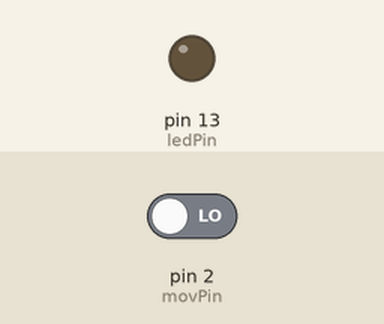
This sketch was run on a simulated Arduino Uno, built with avr-gcc and run on an emulated ATmega328P. Parts: output pins drawn as LEDs (lit = HIGH). The test bench sets the inputs (shaded band); at power-on: pin 2 (movPin) LOW.

Above: at 1.2 s.
1.3 s: pin 2 (movPin) driven HIGH
At 1.8 s:
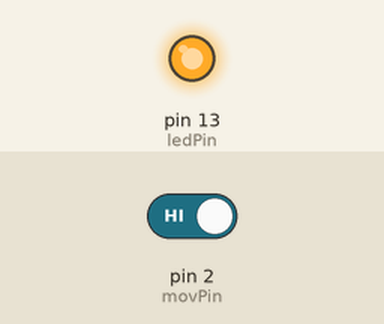
4.3 s: pin 2 (movPin) driven LOW
At 5.4 s:
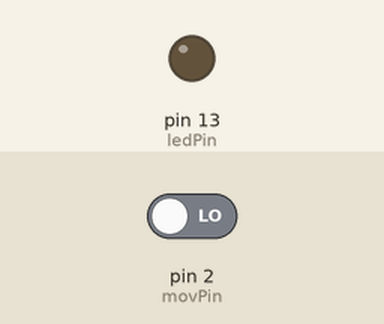
Timing chart, 0 to 7.3 s (numbered marks = the images above; inputs shaded):
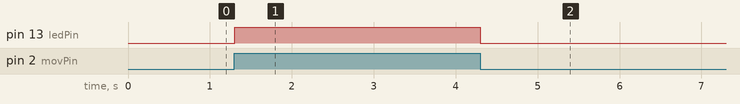

The sketch:

IR_sensor_HC-SR501.ino
```cpp
const int movPin = 2;
const int ledPin = 13;

void setup() {
    Serial.begin(9600);
    pinMode(movPin, INPUT);
    pinMode(ledPin, OUTPUT);
}

void loop(){
    int val = digitalRead(movPin);
    if (val)
        digitalWrite(ledPin, HIGH);
        delay(100);
        digitalWrite(ledPin, LOW);
}
```

Measured:
- after the input at 1.3 s, pin 13 (ledPin): LOW → HIGH at once
- after the input at 4.3 s, pin 13 (ledPin): HIGH → LOW at once
